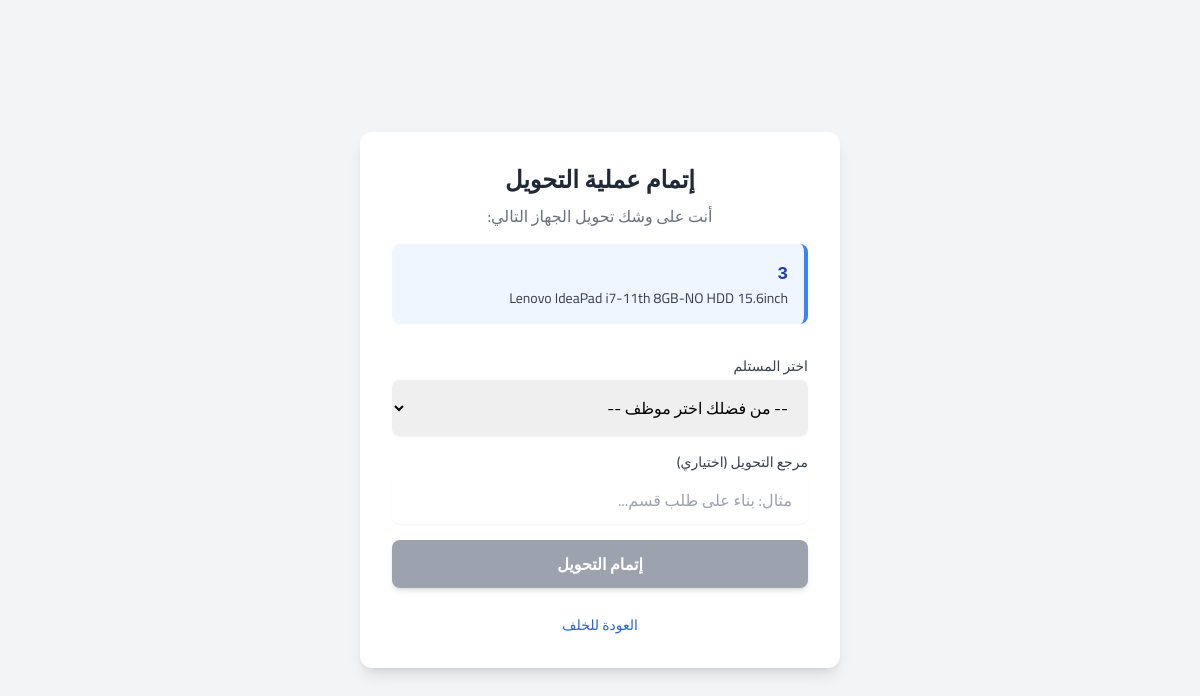
The app's page /transfers1.php?laptop_id=3 (signed in) with its own data.
### tables this page shows
CREATE TABLE `broken_laptops` (
  `laptop_id` int(250) NOT NULL,
  `employee_name` varchar(150) DEFAULT NULL,
  `item_number` varchar(100) DEFAULT NULL,
  `category_id` int(11) NOT NULL,
  `device_category_number` varchar(100) DEFAULT NULL,
  `serial_number` varchar(100) DEFAULT NULL,
  `specs` text DEFAULT NULL,
  `specs_difference` text DEFAULT NULL,
  `with_charger` tinyint(1) DEFAULT 0,
  `problems_count` int(11) DEFAULT 0,
  `branch_name` varchar(100) DEFAULT NULL,
  `warehouse_id` int(11) DEFAULT NULL,
  `problem_details` text DEFAULT NULL,
  `entered_by_user_id` int(11) DEFAULT NULL,
  `assigned_user_id` int(11) DEFAULT NULL,
  `problem_type` varchar(100) DEFAULT NULL,
  `problem_nature` varchar(100) DEFAULT NULL,
  `transfer_ref` varchar(100) DEFAULT NULL,
  `status` varchar(50) DEFAULT NULL,
  `repeat_problem_count` int(11) DEFAULT 0,
  `ticket_number` varchar(32) DEFAULT NULL,
  `creation_date` timestamp NOT NULL DEFAULT current_timestamp()
);

### transfers1.php (the view, shortened to what this page needs)
<?php
require 'db.php';
$laptop_id_to_transfer = $_GET['laptop_id'];
$laptop_query = $pdo->prepare("
    SELECT laptop_id, specs
    FROM broken_laptops
    WHERE laptop_id = ?
    AND status NOT IN ('locked', 'مغلق', 'جاهز للبيع', 'لم يتم الإصلاح')
    LIMIT 1
");
$laptop_query->execute([$laptop_id_to_transfer]);
$laptop = $laptop_query->fetch(PDO::FETCH_ASSOC);
?>
<!DOCTYPE html>
<html lang="ar" dir="rtl">
<head>
    <script src="https://cdn.tailwindcss.com"></script>
</head>
<body class="bg-gray-100 flex items-center justify-center min-h-screen">
<div class="container mx-auto p-4 max-w-lg" x-data="transferPage()">
    <div class="bg-white rounded-xl shadow-lg p-6 sm:p-8">
        <div class="text-center">
            <h1 class="text-2xl font-bold text-gray-800">إتمام عملية التحويل</h1>
            <p class="text-gray-500 mt-2">أنت على وشك تحويل الجهاز التالي:</p>
            <div class="mt-4 bg-blue-50 border-r-4 border-blue-500 p-4 rounded-lg text-right">
                <p class="font-mono text-lg font-semibold text-blue-800"><?= htmlspecialchars($laptop['laptop_id']) ?></p>
                <p class="text-sm text-gray-700 truncate"><?= htmlspecialchars($laptop['specs'] ?: 'لا توجد مواصفات مسجلة') ?></p>
            </div>
        </div>
        <div class="mt-8 space-y-4">
            <div>
                <label for="recipient_user" class="block text-sm font-medium text-gray-700 mb-1">اختر المستلم</label>
                <select id="recipient_user" x-model="recipientUserId" class="block w-full px-4 py-3 border-gray-300 rounded-lg shadow-sm focus:ring-blue-500 focus:border-blue-500">
                    <option value="">-- من فضلك اختر موظف --</option>
                </select>
            </div>
            <div>
                <label for="transfer_ref" class="block text-sm font-medium text-gray-700 mb-1">مرجع التحويل (اختياري)</label>
                <input type="text" id="transfer_ref" x-model="transferRef" class="block w-full px-4 py-3 border-gray-300 rounded-lg shadow-sm focus:ring-blue-500 focus:border-blue-500" placeholder="مثال: بناء على طلب قسم...">
            </div>
            <button @click="executeTransfer()" :disabled="isLoading || !recipientUserId" class="w-full flex justify-center items-center gap-3 px-4 py-3 bg-green-600 text-white font-semibold rounded-lg shadow-md hover:bg-green-700 focus:outline-none focus:ring-2 focus:ring-offset-2 focus:ring-green-500 disabled:bg-gray-400 transition-colors">
                <span x-text="isLoading ? 'جاري التحويل...' : 'إتمام التحويل'"></span>
            </button>
        </div>
         <div class="mt-6 text-center">
            <a href="javascript:history.back()" class="text-sm text-blue-600 hover:underline">العودة للخلف</a>
        </div>
    </div>
</div>
</body>
</html>

### transfers1.php (style rules this page uses)
body { font-family: 'Cairo', sans-serif; }

### records on screen
broken_laptops: laptop_id "3", specs "Lenovo IdeaPad i7-11th 8GB-NO HDD 15.6inch"
